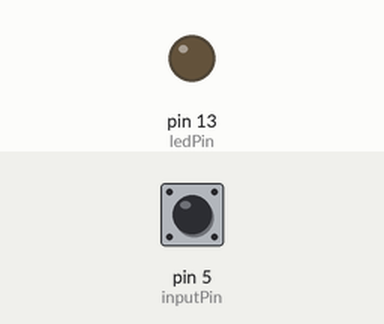
Recording of a sketch running on a simulated Arduino Uno, built with avr-gcc and run on an emulated ATmega328P. On the bench: output pins drawn as LEDs (lit = HIGH). Inputs (shaded band) come from the test bench; at power-on: pin 5 (inputPin) HIGH.

Above: at 1.2 s.
1.3 s: pin 5 (inputPin) pulled LOW for 0.15 s
At 2.2 s:
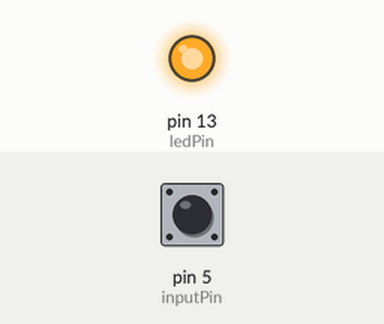
2.9 s: pin 5 (inputPin) pulled LOW for 1 s
At 3.3 s:
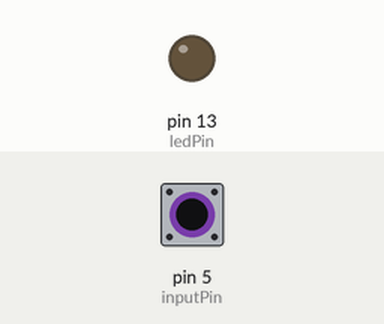
5.4 s: pin 5 (inputPin) pulled LOW for 3.2 s
At 6.5 s:
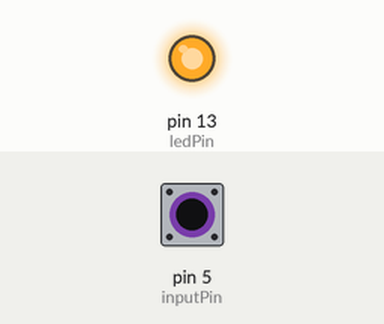
Timing chart, 0 to 8.4 s (numbered marks = the images above; inputs shaded):
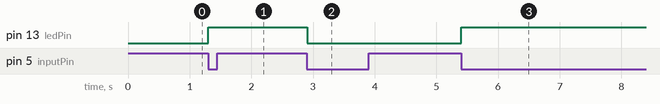

Measured:
- after the input at 1.3 s, pin 13 (ledPin): LOW → HIGH at once
- after the input at 2.9 s, pin 13 (ledPin): HIGH → LOW at once
- after the input at 5.4 s, pin 13 (ledPin): LOW → HIGH at once

The sketch:

BounceTest.ino
```cpp
//bounce test
#include <Bounce.h>

#define inputPin 5
#define ledPin   13
int ledValue = LOW;

Bounce bouncer = Bounce(inputPin, 5);

void setup()
{
  pinMode(ledPin, OUTPUT);
  pinMode(inputPin, INPUT);
  digitalWrite(inputPin, HIGH);
}

void loop()
{
  if (bouncer.update() && !bouncer.read())
  {
    ledValue = ! ledValue;
    digitalWrite(ledPin, ledValue);
  }
}
```
